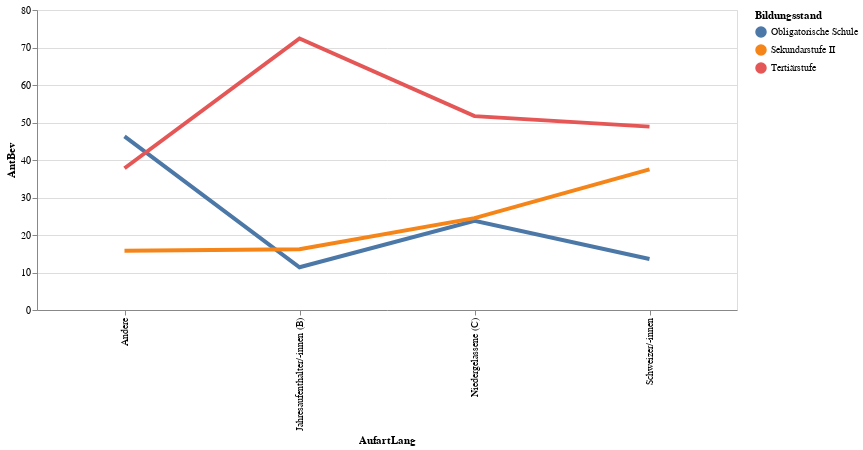

Notebook source saved alongside this figure:
### Code cell
# df_statzonen = df_statzonen[(df_statzonen.knr>0) & (df_statzonen.qname!="Hirslanden")]
#aktuellesJahr[[aktuellesJahr.KreisSort =7]])
highlight = alt.selection(type='single', on='mouseover',
                          fields=['Bildungsstand'], nearest=True)
#x='date:StichtagDatJahr',
base = alt.Chart(myGraph).encode(
    x='AufartLang',
    y='AntBev',
    color='Bildungsstand'
)

points = base.mark_circle().encode(
    opacity=alt.value(0)
).add_selection(
    highlight
).properties(
    width=700 , height=300
)
lines = base.mark_line().encode(
    size=alt.condition(~highlight, alt.value(1.5), alt.value(4))
).interactive()

points + lines

### Figure 1 — Vega-Lite specification as saved in the notebook (floating-point values rounded to 4 significant figures)
{"config": {"view": {"continuousWidth": 400, "continuousHeight": 300}}, "layer": [{"mark": "circle", "encoding": {"color": {"type": "nominal", "field": "Bildungsstand"}, "opacity": {"value": 0}, "x": {"type": "nominal", "field": "AufartLang"}, "y": {"type": "quantitative", "field": "AntBev"}}, "height": 300, "selection": {"selector005": {"type": "single", "on": "mouseover", "fields": ["Bildungsstand"], "nearest": true}}, "width": 700}, {"mark": "line", "encoding": {"color": {"type": "nominal", "field": "Bildungsstand"}, "size": {"condition": {"value": 1.5, "selection": {"not": "selector005"}}, "value": 4}, "x": {"type": "nominal", "field": "AufartLang"}, "y": {"type": "quantitative", "field": "AntBev"}}, "selection": {"selector006": {"type": "interval", "bind": "scales", "encodings": ["x", "y"]}}}], "data": {"name": "data-948f315c3ef792a2f13d9cdad63b980c"}, "$schema": "https://vega.github.io/schema/vega-lite/v4.8.1.json", "datasets": {"data-948f315c3ef792a2f13d9cdad63b980c": [{"Jahr": "2019-01-01T00:00:00", "AufartLang": "Schweizer/-innen", "Bildungsstand": "Obligatorische Schule", "AntBev": 13.6, "untAntBevKI": 12.8, "obAntBevKI": 14.4}, {"Jahr": "2019-01-01T00:00:00", "AufartLang": "Schweizer/-innen", "Bildungsstand": "Sekundarstufe II", "AntBev": 37.5, "untAntBevKI": 36.3, "obAntBevKI": 38.6}, {"Jahr": "2019-01-01T00:00:00", "AufartLang": "Schweizer/-innen", "Bildungsstand": "Tertiärstufe", "AntBev": 48.9, "untAntBevKI": 47.7, "obAntBevKI": 50.1}, {"Jahr": "2019-01-01T00:00:00", "AufartLang": "Niedergelassene (C)", "Bildungsstand": "Obligatorische Schule", "AntBev": 23.8, "untAntBevKI": 21.6, "obAntBevKI": 25.9}, {"Jahr": "2019-01-01T00:00:00", "AufartLang": "Niedergelassene (C)", "Bildungsstand": "Sekundarstufe II", "AntBev": 24.5, "untAntBevKI": 22.3, "obAntBevKI": 26.7}, {"Jahr": "2019-01-01T00:00:00", "AufartLang": "Niedergelassene (C)", "Bildungsstand": "Tertiärstufe", "AntBev": 51.7, "untAntBevKI": 49.2, "obAntBevKI": 54.2}, {"Jahr": "2019-01-01T00:00:00", "AufartLang": "Jahresaufenthalter/-innen (B)", "Bildungsstand": "Obligatorische Schule", "AntBev": 11.4, "untAntBevKI": 9.6, "obAntBevKI": 13.2}, {"Jahr": "2019-01-01T00:00:00", "AufartLang": "Jahresaufenthalter/-innen (B)", "Bildungsstand": "Sekundarstufe II", "AntBev": 16.2, "untAntBevKI": 14.2, "obAntBevKI": 18.3}, {"Jahr": "2019-01-01T00:00:00", "AufartLang": "Jahresaufenthalter/-innen (B)", "Bildungsstand": "Tertiärstufe", "AntBev": 72.4, "untAntBevKI": 69.9, "obAntBevKI": 74.8}, {"Jahr": "2019-01-01T00:00:00", "AufartLang": "Andere", "Bildungsstand": "Obligatorische Schule", "AntBev": 46.3, "untAntBevKI": 30.6, "obAntBevKI": 62.0}, {"Jahr": "2019-01-01T00:00:00", "AufartLang": "Andere", "Bildungsstand": "Sekundarstufe II", "AntBev": 15.8, "untAntBevKI": 4.2, "obAntBevKI": 27.5}, {"Jahr": "2019-01-01T00:00:00", "AufartLang": "Andere", "Bildungsstand": "Tertiärstufe", "AntBev": 37.8, "untAntBevKI": 23.1, "obAntBevKI": 52.6}]}}
